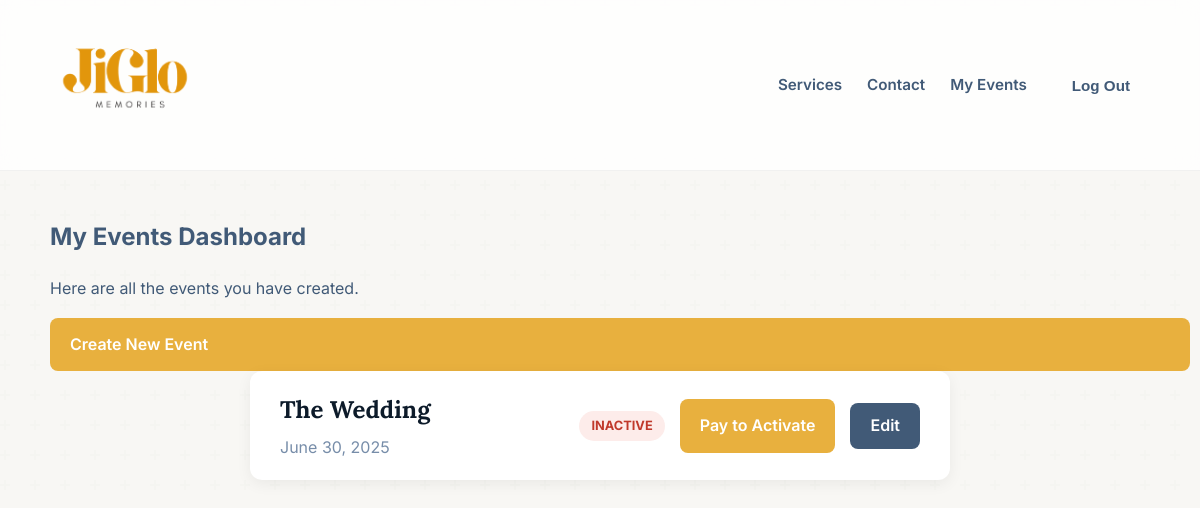
Screenshot of /my-events/ (signed in) with the database file from the repository.
### crowdcam_app/models.py (models this page shows, shortened)
class Event(models.Model):
    host = models.ForeignKey(settings.AUTH_USER_MODEL, on_delete=models.CASCADE)
    name = models.CharField(max_length=200)
    event_date = models.DateField()
    unique_code = models.SlugField(unique=True, blank=True)
    created_at = models.DateTimeField(auto_now_add=True)
    price = models.DecimalField(max_digits=10, decimal_places=2, default=20.00) # Example price
    is_paid = models.BooleanField(default=False)
    stripe_checkout_id = models.CharField(max_length=255, blank=True)

### crowdcam_app/views.py (the view)
# urls.py: path('my-events/', views.dashboard_view, name='dashboard'),
@login_required
def dashboard_view(request):
    events = Event.objects.filter(host=request.user).order_by('-event_date')
    context = {
        'events': events
    }
    return render(request, 'crowdcam_app/dashboard.html', context)

### crowdcam_app/templates/crowdcam_app/dashboard.html
{% extends "crowdcam_app/base.html" %}
{% block content %}
    <div class="dashboard-header">
        <h2>My Events Dashboard</h2>
        <p>Here are all the events you have created.</p>
        <a href="{% url 'create_event' %}" class="button-primary">Create New Event</a>
    </div>
    <div class="event-list">
        {% for event in events %}
            <div class="event-card-dashboard">
                <div class="event-info">
                    <h3>{{ event.name }}</h3>
                    <p>{{ event.event_date }}</p>
                </div>
                <div class="event-status">
                    {% if event.is_paid %}
                        <span class="status-badge active">Active</span>
                        <a href="{% url 'event_detail' event.unique_code %}" class="button-secondary">View Gallery</a>
                        <a href="{% url 'event_update' event.id %}" class="button-secondary edit">Edit</a>
                        <a href="https://api.qrserver.com/v1/create-qr-code/?size=250x250&data={{ request.scheme }}://{{ request.get_host }}{% url 'event_detail' event.unique_code %}" target="_blank" class="button-secondary qr">QR Code</a>
                        <a href="{% url 'event_delete' event.id %}" class="button-danger">Delete</a>
                    {% else %}
                        <span class="status-badge inactive">Inactive</span>
                        <a href="{% url 'create_checkout_session' event.id %}" class="button-primary">Pay to Activate</a>
                        <a href="{% url 'event_update' event.id %}" class="button-secondary edit">Edit</a>
                    {% endif %}
                </div>
            </div>
        {% empty %}
            <p style="text-align: center; margin-top: 20px;">You have not created any events yet.</p>
        {% endfor %}
    </div>
{% endblock %}

### static/css/style.css (style rules this page uses)
:root { --primary-navy: #0d1b2a; --secondary-blue: #415a77; --light-blue-grey: #778da9; --background-cream: #f8f7f4; --accent-gold: #e8b03e; --accent-gold-hover: #f0c368; --white: #ffffff; --font-heading: 'Lora', serif; --font-body: 'Inter', sans-serif; --shadow-sm: 0 4px 15px rgba(0, 0, 0, 0.06); --shadow-md: 0 10px 25px rgba(0, 0, 0, 0.1); }
body { font-family: var(--font-body); background-color: var(--background-cream); background-image: url('../images/subtle-pattern.svg'); color: var(--secondary-blue); line-height: 1.6; }
a { text-decoration: none; color: var(--accent-gold); transition: color 0.3s ease; }
h3 { font-family: var(--font-heading); color: var(--primary-navy); font-size: 1.5em; }
button, .button-primary { background: var(--accent-gold); color: var(--white); padding: 14px 20px; border: none; border-radius: 8px; cursor: pointer; font-size: 1em; font-weight: 600; text-decoration: none; display: inline-block; width: 100%; transition: all 0.3s ease; }
.event-list { display: flex; flex-direction: column; gap: 20px; max-width: 700px; margin: 0 auto; }
.event-card-dashboard { display: flex; justify-content: space-between; align-items: center; background-color: var(--white); padding: 20px 30px; border-radius: 12px; box-shadow: var(--shadow-sm); transition: transform 0.3s ease, box-shadow 0.3s ease; }
.event-info h3 { margin: 0 0 5px 0; color: var(--primary-navy); }
.event-info p { margin: 0; color: var(--light-blue-grey); }
.event-status { display: flex; align-items: center; gap: 15px; }
.status-badge { font-weight: 700; padding: 5px 12px; border-radius: 20px; font-size: 0.8em; text-transform: uppercase; }
.status-badge.inactive { background-color: #fdecea; color: #c0392b; }
.button-secondary { display: inline-block; background-color: var(--light-blue-grey); color: white; padding: 10px 20px; text-decoration: none; border-radius: 8px; font-weight: 600; transition: all 0.3s ease; }
.button-secondary.edit { background-color: var(--secondary-blue); }

### rows the page displays
Event: name "The Wedding", event_date "June 30, 2025", is_paid "INACTIVE"
